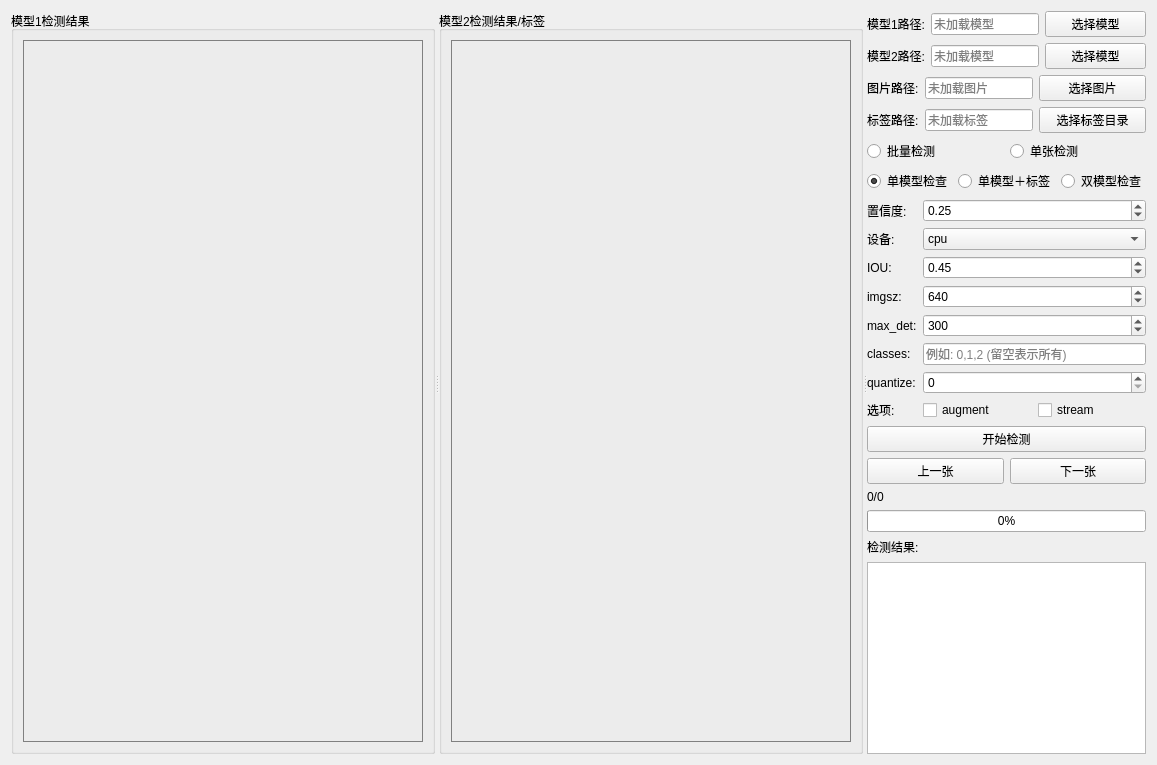
      <widget class="QWidget" name="detect_tab">
       <property name="sizePolicy">
        <sizepolicy hsizetype="Preferred" vsizetype="Preferred">
         <horstretch>0</horstretch>
         <verstretch>0</verstretch>
        </sizepolicy>
       </property>
       <attribute name="title">
        <string>detect</string>
       </attribute>
       <layout class="QHBoxLayout" name="horizontalLayout">
        <item>
         <widget class="QSplitter" name="splitter">
          <property name="sizePolicy">
           <sizepolicy hsizetype="Expanding" vsizetype="Preferred">
            <horstretch>0</horstretch>
            <verstretch>0</verstretch>
           </sizepolicy>
          </property>
          <property name="orientation">
           <enum>Qt::Horizontal</enum>
          </property>
          <widget class="QGroupBox" name="groupBox_model1">
           <property name="sizePolicy">
            <sizepolicy hsizetype="Expanding" vsizetype="Preferred">
             <horstretch>0</horstretch>
             <verstretch>0</verstretch>
            </sizepolicy>
           </property>
           <property name="title">
            <string>模型1检测结果</string>
           </property>
           <layout class="QVBoxLayout" name="verticalLayout_model1">
            <item>
             <widget class="QLabel" name="label_img1">
              <property name="sizePolicy">
               <sizepolicy hsizetype="Expanding" vsizetype="Preferred">
                <horstretch>0</horstretch>
                <verstretch>0</verstretch>
               </sizepolicy>
              </property>
              <property name="minimumSize">
               <size>
                <width>400</width>
                <height>400</height>
               </size>
              </property>
              <property name="styleSheet">
               <string notr="true">border: 1px solid gray;</string>
              </property>
              <property name="text">
               <string/>
              </property>
              <property name="alignment">
               <set>Qt::AlignCenter</set>
              </property>
             </widget>
            </item>
           </layout>
          </widget>
          <widget class="QGroupBox" name="groupBox_model2">
           <property name="sizePolicy">
            <sizepolicy hsizetype="Expanding" vsizetype="Preferred">
             <horstretch>0</horstretch>
             <verstretch>0</verstretch>
            </sizepolicy>
           </property>
           <property name="title">
            <string>模型2检测结果/标签</string>
           </property>
           <layout class="QVBoxLayout" name="verticalLayout_model2">
            <item>
             <widget class="QLabel" name="label_img2">
              <property name="sizePolicy">
               <sizepolicy hsizetype="Expanding" vsizetype="Preferred">
                <horstretch>0</horstretch>
                <verstretch>0</verstretch>
               </sizepolicy>
              </property>
              <property name="minimumSize">
               <size>
                <width>400</width>
                <height>400</height>
               </size>
              </property>
              <property name="styleSheet">
               <string notr="true">border: 1px solid gray;</string>
              </property>
              <property name="text">
               <string/>
              </property>
              <property name="alignment">
               <set>Qt::AlignCenter</set>
              </property>
             </widget>
            </item>
           </layout>
          </widget>
          <widget class="QWidget" name="right_panel" native="true">
           <property name="sizePolicy">
            <sizepolicy hsizetype="Minimum" vsizetype="Preferred">
             <horstretch>0</horstretch>
             <verstretch>0</verstretch>
            </sizepolicy>
           </property>
           <property name="maximumSize">
            <size>
             <width>350</width>
             <height>16777215</height>
            </size>
           </property>
           <layout class="QVBoxLayout" name="verticalLayout_right">
            <item>
             <layout class="QHBoxLayout" name="horizontalLayout_model1_path">
              <item>
               <widget class="QLabel" name="label_model1_path">
                <property name="sizePolicy">
                 <sizepolicy hsizetype="Fixed" vsizetype="Preferred">
                  <horstretch>0</horstretch>
                  <verstretch>0</verstretch>
                 </sizepolicy>
                </property>
                <property name="text">
                 <string>模型1路径:</string>
                </property>
               </widget>
              </item>
              <item>
               <widget class="QLineEdit" name="edit_model1">
                <property name="sizePolicy">
                 <sizepolicy hsizetype="Preferred" vsizetype="Fixed">
                  <horstretch>0</horstretch>
                  <verstretch>0</verstretch>
                 </sizepolicy>
                </property>
                <property name="placeholderText">
                 <string>未加载模型</string>
                </property>
               </widget>
              </item>
              <item>
               <widget class="QPushButton" name="btn_model1_select">
                <property name="sizePolicy">
                 <sizepolicy hsizetype="Preferred" vsizetype="Fixed">
                  <horstretch>0</horstretch>
                  <verstretch>0</verstretch>
                 </sizepolicy>
                </property>
                <property name="text">
                 <string>选择模型</string>
                </property>
               </widget>
              </item>
             </layout>
            </item>
            <item>
             <layout class="QHBoxLayout" name="horizontalLayout_model2_path">
              <item>
               <widget class="QLabel" name="label_model2_path">
                <property name="sizePolicy">
                 <sizepolicy hsizetype="Fixed" vsizetype="Preferred">
                  <horstretch>0</horstretch>
                  <verstretch>0</verstretch>
                 </sizepolicy>
                </property>
                <property name="text">
                 <string>模型2路径:</string>
                </property>
               </widget>
              </item>
              <item>
               <widget class="QLineEdit" name="edit_model2">
                <property name="sizePolicy">
                 <sizepolicy hsizetype="Preferred" vsizetype="Fixed">
                  <horstretch>0</horstretch>
                  <verstretch>0</verstretch>
                 </sizepolicy>
                </property>
                <property name="placeholderText">
                 <string>未加载模型</string>
                </property>
               </widget>
              </item>
              <item>
               <widget class="QPushButton" name="btn_model2_select">
                <property name="sizePolicy">
                 <sizepolicy hsizetype="Preferred" vsizetype="Fixed">
                  <horstretch>0</horstretch>
                  <verstretch>0</verstretch>
                 </sizepolicy>
                </property>
                <property name="text">
                 <string>选择模型</string>
                </property>
               </widget>
              </item>
             </layout>
            </item>
            <item>
             <layout class="QHBoxLayout" name="horizontalLayout_img_path">
              <item>
               <widget class="QLabel" name="label_img_path">
                <property name="sizePolicy">
                 <sizepolicy hsizetype="Fixed" vsizetype="Preferred">
                  <horstretch>0</horstretch>
                  <verstretch>0</verstretch>
                 </sizepolicy>
                </property>
                <property name="text">
                 <string>图片路径:</string>
                </property>
               </widget>
              </item>
              <item>
               <widget class="QLineEdit" name="edit_img_path">
                <property name="sizePolicy">
                 <sizepolicy hsizetype="Preferred" vsizetype="Fixed">
                  <horstretch>0</horstretch>
                  <verstretch>0</verstretch>
                 </sizepolicy>
                </property>
                <property name="placeholderText">
                 <string>未加载图片</string>
                </property>
               </widget>
              </item>
              <item>
               <widget class="QPushButton" name="btn_img_select">
                <property name="sizePolicy">
                 <sizepolicy hsizetype="Preferred" vsizetype="Fixed">
                  <horstretch>0</horstretch>
                  <verstretch>0</verstretch>
                 </sizepolicy>
                </property>
                <property name="text">
                 <string>选择图片</string>
                </property>
               </widget>
              </item>
             </layout>
            </item>
            <item>
             <layout class="QHBoxLayout" name="horizontalLayout_label_path">
              <item>
               <widget class="QLabel" name="label_label_path">
                <property name="sizePolicy">
                 <sizepolicy hsizetype="Fixed" vsizetype="Preferred">
                  <horstretch>0</horstretch>
                  <verstretch>0</verstretch>
                 </sizepolicy>
                </property>
                <property name="text">
                 <string>标签路径:</string>
                </property>
               </widget>
              </item>
              <item>
               <widget class="QLineEdit" name="edit_label_path">
                <property name="sizePolicy">
                 <sizepolicy hsizetype="Preferred" vsizetype="Fixed">
                  <horstretch>0</horstretch>
                  <verstretch>0</verstretch>
                 </sizepolicy>
                </property>
                <property name="placeholderText">
                 <string>未加载标签</string>
                </property>
               </widget>
              </item>
              <item>
               <widget class="QPushButton" name="btn_label_select">
                <property name="sizePolicy">
                 <sizepolicy hsizetype="Preferred" vsizetype="Fixed">
                  <horstretch>0</horstretch>
                  <verstretch>0</verstretch>
                 </sizepolicy>
                </property>
                <property name="text">
                 <string>选择标签目录</string>
                </property>
               </widget>
              </item>
             </layout>
            </item>
            <item>
             <layout class="QHBoxLayout" name="horizontalLayout_batch_single">
              <item>
               <widget class="QRadioButton" name="radio_batch">
                <property name="sizePolicy">
                 <sizepolicy hsizetype="Preferred" vsizetype="Fixed">
                  <horstretch>0</horstretch>
                  <verstretch>0</verstretch>
                 </sizepolicy>
                </property>
                <property name="text">
                 <string>批量检测</string>
                </property>
               </widget>
              </item>
              <item>
               <widget class="QRadioButton" name="radio_single">
                <property name="sizePolicy">
                 <sizepolicy hsizetype="Preferred" vsizetype="Fixed">
                  <horstretch>0</horstretch>
                  <verstretch>0</verstretch>
                 </sizepolicy>
                </property>
                <property name="text">
                 <string>单张检测</string>
                </property>
                <property name="checked">
                 <bool>true</bool>
                </property>
               </widget>
              </item>
             </layout>
            </item>
            <item>
             <layout class="QHBoxLayout" name="horizontalLayout_mode">
              <item>
               <widget class="QRadioButton" name="radio_mode_single">
                <property name="sizePolicy">
                 <sizepolicy hsizetype="Preferred" vsizetype="Fixed">
                  <horstretch>0</horstretch>
                  <verstretch>0</verstretch>
                 </sizepolicy>
                </property>
                <property name="text">
                 <string>单模型检查</string>
                </property>
                <property name="checked">
                 <bool>true</bool>
                </property>
               </widget>
              </item>
              <item>
               <widget class="QRadioButton" name="radio_mode_single_label">
                <property name="sizePolicy">
                 <sizepolicy hsizetype="Preferred" vsizetype="Fixed">
                  <horstretch>0</horstretch>
                  <verstretch>0</verstretch>
                 </sizepolicy>
                </property>
                <property name="text">
                 <string>单模型＋标签</string>
                </property>
               </widget>
              </item>
              <item>
               <widget class="QRadioButton" name="radio_mode_dual">
                <property name="sizePolicy">
                 <sizepolicy hsizetype="Preferred" vsizetype="Fixed">
                  <horstretch>0</horstretch>
                  <verstretch>0</verstretch>
                 </sizepolicy>
                </property>
                <property name="text">
                 <string>双模型检查</string>
                </property>
               </widget>
              </item>
             </layout>
            </item>
            <item>
             <layout class="QFormLayout" name="formLayout_detect_params">
              <item row="0" column="0">
               <widget class="QLabel" name="label_conf">
                <property name="text">
                 <string>置信度:</string>
                </property>
               </widget>
              </item>
              <item row="0" column="1">
               <widget class="QDoubleSpinBox" name="spin_conf">
                <property name="sizePolicy">
                 <sizepolicy hsizetype="Preferred" vsizetype="Fixed">
                  <horstretch>0</horstretch>
                  <verstretch>0</verstretch>
                 </sizepolicy>
                </property>
                <property name="minimum">
                 <double>0.010000000000000</double>
                </property>
                <property name="maximum">
                 <double>1.000000000000000</double>
                </property>
                <property name="singleStep">
                 <double>0.050000000000000</double>
                </property>
                <property name="value">
                 <double>0.250000000000000</double>
                </property>
               </widget>
              </item>
              <item row="1" column="0">
               <widget class="QLabel" name="label_device">
                <property name="text">
                 <string>设备:</string>
                </property>
               </widget>
              </item>
              <item row="1" column="1">
               <widget class="QComboBox" name="combo_device">
                <property name="sizePolicy">
                 <sizepolicy hsizetype="Preferred" vsizetype="Fixed">
                  <horstretch>0</horstretch>
                  <verstretch>0</verstretch>
                 </sizepolicy>
                </property>
                <item>
                 <property name="text">
                  <string>cpu</string>
                 </property>
                </item>
               </widget>
              </item>
              <item row="2" column="0">
               <widget class="QLabel" name="label_iou">
                <property name="text">
                 <string>IOU:</string>
                </property>
               </widget>
              </item>
              <item row="2" column="1">
               <widget class="QDoubleSpinBox" name="spin_iou">
                <property name="sizePolicy">
                 <sizepolicy hsizetype="Preferred" vsizetype="Fixed">
                  <horstretch>0</horstretch>
                  <verstretch>0</verstretch>
                 </sizepolicy>
                </property>
                <property name="minimum">
                 <double>0.000000000000000</double>
                </property>
                <property name="maximum">
                 <double>1.000000000000000</double>
                </property>
                <property name="singleStep">
                 <double>0.050000000000000</double>
                </property>
                <property name="value">
                 <double>0.450000000000000</double>
                </property>
               </widget>
              </item>
              <item row="3" column="0">
               <widget class="QLabel" name="label_imgsz">
                <property name="text">
                 <string>imgsz:</string>
                </property>
               </widget>
              </item>
              <item row="3" column="1">
               <widget class="QSpinBox" name="spin_imgsz">
                <property name="sizePolicy">
                 <sizepolicy hsizetype="Preferred" vsizetype="Fixed">
                  <horstretch>0</horstretch>
                  <verstretch>0</verstretch>
                 </sizepolicy>
                </property>
                <property name="minimum">
                 <number>32</number>
                </property>
                <property name="maximum">
                 <number>4096</number>
                </property>
                <property name="singleStep">
                 <number>32</number>
                </property>
                <property name="value">
                 <number>640</number>
                </property>
               </widget>
              </item>
              <item row="4" column="0">
               <widget class="QLabel" name="label_max_det">
                <property name="text">
                 <string>max_det:</string>
                </property>
               </widget>
              </item>
              <item row="4" column="1">
               <widget class="QSpinBox" name="spin_max_det">
                <property name="sizePolicy">
                 <sizepolicy hsizetype="Preferred" vsizetype="Fixed">
                  <horstretch>0</horstretch>
                  <verstretch>0</verstretch>
                 </sizepolicy>
                </property>
                <property name="minimum">
                 <number>1</number>
                </property>
                <property name="maximum">
                 <number>1000</number>
                </property>
                <property name="value">
                 <number>300</number>
                </property>
               </widget>
              </item>
              <item row="5" column="0">
               <widget class="QLabel" name="label_classes">
                <property name="text">
                 <string>classes:</string>
                </property>
               </widget>
              </item>
              <item row="5" column="1">
               <widget class="QLineEdit" name="edit_classes">
                <property name="sizePolicy">
                 <sizepolicy hsizetype="Preferred" vsizetype="Fixed">
                  <horstretch>0</horstretch>
                  <verstretch>0</verstretch>
                 </sizepolicy>
                </property>
                <property name="placeholderText">
                 <string>例如: 0,1,2 (留空表示所有)</string>
                </property>
               </widget>
              </item>
              <item row="6" column="0">
               <widget class="QLabel" name="label_quantize">
                <property name="text">
                 <string>quantize:</string>
                </property>
               </widget>
              </item>
              <item row="6" column="1">
               <widget class="QSpinBox" name="spin_quantize">
                <property name="sizePolicy">
                 <sizepolicy hsizetype="Preferred" vsizetype="Fixed">
                  <horstretch>0</horstretch>
                  <verstretch>0</verstretch>
                 </sizepolicy>
                </property>
                <property name="toolTip">
                 <string>量化参数（0表示不量化）</string>
                </property>
                <property name="minimum">
                 <number>0</number>
                </property>
                <property name="maximum">
                 <number>255</number>
                </property>
                <property name="value">
                 <number>0</number>
                </property>
               </widget>
              </item>
              <item row="7" column="0">
               <widget class="QLabel" name="label_options">
                <property name="text">
                 <string>选项:</string>
                </property>
               </widget>
              </item>
              <item row="7" column="1">
               <layout class="QHBoxLayout" name="horizontalLayout_options">
                <item>
                 <widget class="QCheckBox" name="check_augment">
                  <property name="text">
                   <string>augment</string>
                  </property>
                 </widget>
                </item>
                <item>
                 <widget class="QCheckBox" name="check_stream">
                  <property name="text">
                   <string>stream</string>
                  </property>
                 </widget>
                </item>
               </layout>
              </item>
             </layout>
            </item>
            <item>
             <widget class="QPushButton" name="btn_start_detect">
              <property name="sizePolicy">
               <sizepolicy hsizetype="Preferred" vsizetype="Fixed">
                <horstretch>0</horstretch>
                <verstretch>0</verstretch>
               </sizepolicy>
              </property>
              <property name="text">
               <string>开始检测</string>
              </property>
             </widget>
            </item>
            <item>
             <layout class="QHBoxLayout" name="horizontalLayout_nav">
              <item>
               <widget class="QPushButton" name="btn_prev">
                <property name="sizePolicy">
                 <sizepolicy hsizetype="Preferred" vsizetype="Fixed">
                  <horstretch>0</horstretch>
                  <verstretch>0</verstretch>
                 </sizepolicy>
                </property>
                <property name="text">
                 <string>上一张</string>
                </property>
               </widget>
              </item>
              <item>
               <widget class="QPushButton" name="btn_next">
                <property name="sizePolicy">
                 <sizepolicy hsizetype="Preferred" vsizetype="Fixed">
                  <horstretch>0</horstretch>
                  <verstretch>0</verstretch>
                 </sizepolicy>
                </property>
                <property name="text">
                 <string>下一张</string>
                </property>
               </widget>
              </item>
             </layout>
            </item>
            <item>
             <layout class="QVBoxLayout" name="verticalLayout_progress">
              <item>
               <widget class="QLabel" name="label_progress">
                <property name="text">
                 <string>0/0</string>
                </property>
               </widget>
              </item>
              <item>
               <widget class="QProgressBar" name="progress_bar">
                <property name="sizePolicy">
                 <sizepolicy hsizetype="Preferred" vsizetype="Fixed">
                  <horstretch>0</horstretch>
                  <verstretch>0</verstretch>
                 </sizepolicy>
                </property>
                <property name="value">
                 <number>0</number>
                </property>
                <property name="orientation">
                 <enum>Qt::Horizontal</enum>
                </property>
               </widget>
              </item>
             </layout>
            </item>
            <item>
             <widget class="QLabel" name="label_detect_result">
              <property name="text">
               <string>检测结果:</string>
              </property>
             </widget>
            </item>
            <item>
             <widget class="QTextEdit" name="text_info">
              <property name="sizePolicy">
               <sizepolicy hsizetype="Preferred" vsizetype="Expanding">
                <horstretch>0</horstretch>
                <verstretch>0</verstretch>
               </sizepolicy>
              </property>
              <property name="readOnly">
               <bool>true</bool>
              </property>
             </widget>
            </item>
           </layout>
          </widget>
         </widget>
        </item>
       </layout>
      </widget>
